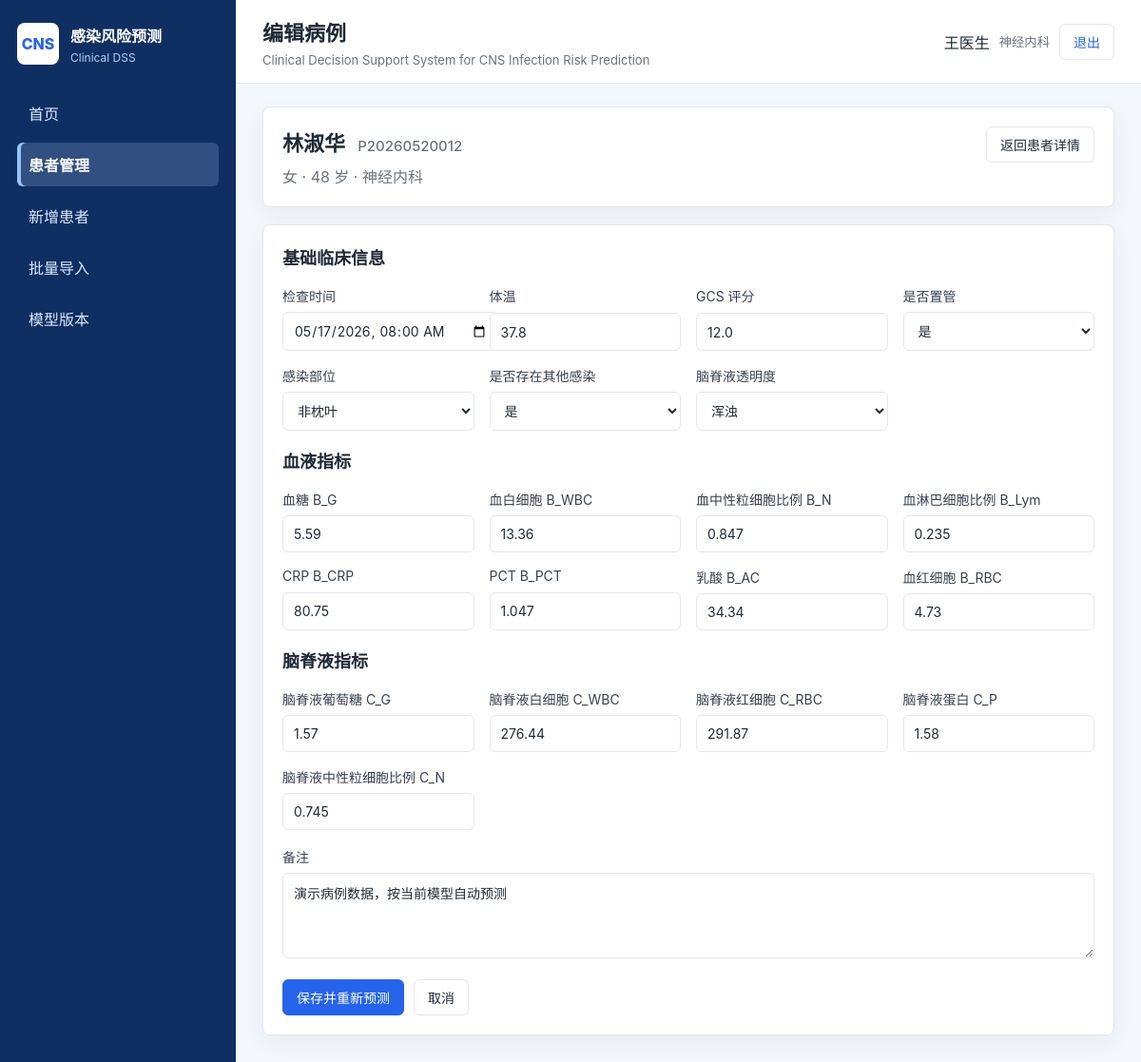
The app's page /cases/185/edit (signed in) with its own data.
### tables this page shows
CREATE TABLE users (
            id INTEGER PRIMARY KEY AUTOINCREMENT,
            username TEXT UNIQUE NOT NULL,
            password_hash TEXT NOT NULL,
            role TEXT NOT NULL,
            real_name TEXT,
            department TEXT,
            created_at TEXT,
            last_login_at TEXT,
            is_active INTEGER DEFAULT 1
        );

CREATE TABLE patients (
            id INTEGER PRIMARY KEY AUTOINCREMENT,
            patient_no TEXT UNIQUE NOT NULL,
            name TEXT NOT NULL,
            sex TEXT NOT NULL,
            age INTEGER NOT NULL,
            department TEXT,
            inpatient_no TEXT,
            outpatient_no TEXT,
            admission_time TEXT,
            remark TEXT,
            current_risk_score REAL,
            current_risk_level TEXT,
            created_at TEXT,
            updated_at TEXT,
            is_deleted INTEGER DEFAULT 0
        );

CREATE TABLE cases (
            id INTEGER PRIMARY KEY AUTOINCREMENT,
            patient_id INTEGER NOT NULL,
            visit_time TEXT NOT NULL,
            doctor_id INTEGER,
            temperature REAL,
            gcs REAL,
            tube TEXT,
            site TEXT,
            other_inf TEXT,
            transparency TEXT,
            B_G REAL,
            B_WBC REAL,
            B_N REAL,
            B_Lym REAL,
            B_CRP REAL,
            B_PCT REAL,
            B_AC REAL,
            B_RBC REAL,
            C_G REAL,
            C_WBC REAL,
            C_RBC REAL,
            C_P REAL,
            C_N REAL,
            remark TEXT,
            created_at TEXT,
            updated_at TEXT,
            is_deleted INTEGER DEFAULT 0,
            FOREIGN KEY(patient_id) REFERENCES patients(id)
        );

### app.py (the view, shortened to what this page needs)
    @app.route("/cases/<int:case_id>/edit", methods=["GET", "POST"])
    @login_required
    @doctor_required
    def case_edit(case_id):
        case = case_model.get_case(case_id)
        if not case:
            flash("病例不存在", "error")
            return redirect(url_for("patients"))
        patient = patient_model.get_patient(case["patient_id"])
        return render_template("case_form.html", patient=patient, case=case_service.row_to_dict(case), mode="edit")

### models/case_model.py (called while the page is built)
def get_case(case_id):
    return get_db().execute(
        """
        SELECT c.*, p.patient_no, p.name AS patient_name, p.sex, p.age, p.department AS patient_department
        FROM cases c
        JOIN patients p ON p.id = c.patient_id
        WHERE c.id = ? AND c.is_deleted = 0
        """,
        (case_id,),
    ).fetchone()

### models/db.py (called while the page is built)
def get_db():
    if "db" not in g:
        g.db = sqlite3.connect(current_app.config["DATABASE"])
        g.db.row_factory = sqlite3.Row
    return g.db

### models/patient_model.py (called while the page is built)
def get_patient(patient_id):
    return get_db().execute(
        "SELECT * FROM patients WHERE id = ? AND is_deleted = 0",
        (patient_id,),
    ).fetchone()

### models/user_model.py (called while the page is built)
def get_user_by_id(user_id):
    return get_db().execute(
        "SELECT * FROM users WHERE id = ? AND is_active = 1",
        (user_id,),
    ).fetchone()

### services/case_service.py (called while the page is built)
def row_to_dict(row):
    return {key: row[key] for key in row.keys()}

### templates/case_form.html (shortened to what this page needs)
{% extends "base.html" %}
{% block page_title %}{{ "编辑病例" if mode == "edit" else "新增病例" }}{% endblock %}
{% block content %}
<section class="card">
    <div class="detail-header">
        <div>
            <h2>{{ patient.name }} <span>{{ patient.patient_no }}</span></h2>
            <p>{{ patient.sex }} · {{ patient.age }} 岁 · {{ patient.department or "未填写科室" }}</p>
        </div>
        <a class="btn" href="{{ url_for('patient_detail', patient_id=patient.id) }}">返回患者详情</a>
    </div>
</section>
<section class="card form-card">
    <form method="post" class="form">
        <h2>基础临床信息</h2>
        <div class="form-grid">
            <label>检查时间 <input name="visit_time" type="datetime-local" value="{{ case.get('visit_time', '') }}" required></label>
            <label>体温 <input name="temperature" type="number" step="0.1" value="{{ case.get('temperature', '') }}"></label>
            <label>GCS 评分 <input name="gcs" type="number" step="0.1" value="{{ case.get('gcs', '') }}"></label>
            <label>是否置管
                <select name="tube">
                    {% for option in ["否", "是"] %}<option value="{{ option }}" {% if case.get('tube') == option %}selected{% endif %}>{{ option }}</option>{% endfor %}
                </select>
            </label>
            <label>感染部位
                <select name="site">
                    {% for option in ["非枕叶", "枕叶"] %}<option value="{{ option }}" {% if case.get('site') == option %}selected{% endif %}>{{ option }}</option>{% endfor %}
                </select>
            </label>
            <label>是否存在其他感染
                <select name="other_inf">
                    {% for option in ["否", "是"] %}<option value="{{ option }}" {% if case.get('other_inf') == option %}selected{% endif %}>{{ option }}</option>{% endfor %}
                </select>
            </label>
            <label>脑脊液透明度
                <select name="transparency">
                    {% for option in ["清亮", "微浑", "浑浊", "血性"] %}<option value="{{ option }}" {% if case.get('transparency') == option %}selected{% endif %}>{{ option }}</option>{% endfor %}
                </select>
            </label>
        </div>
        <h2>血液指标</h2>
        <div class="form-grid">
            <label>血糖 B_G <input name="B_G" type="number" step="0.01" value="{{ case.get('B_G', '') }}"></label>
            <label>血白细胞 B_WBC <input name="B_WBC" type="number" step="0.01" value="{{ case.get('B_WBC', '') }}"></label>
            <label>血中性粒细胞比例 B_N <input name="B_N" type="number" step="0.01" value="{{ case.get('B_N', '') }}"></label>
            <label>血淋巴细胞比例 B_Lym <input name="B_Lym" type="number" step="0.01" value="{{ case.get('B_Lym', '') }}"></label>
            <label>CRP B_CRP <input name="B_CRP" type="number" step="0.01" value="{{ case.get('B_CRP', '') }}"></label>
            <label>PCT B_PCT <input name="B_PCT" type="number" step="0.01" value="{{ case.get('B_PCT', '') }}"></label>
            <label>乳酸 B_AC <input name="B_AC" type="number" step="0.01" value="{{ case.get('B_AC', '') }}"></label>
            <label>血红细胞 B_RBC <input name="B_RBC" type="number" step="0.01" value="{{ case.get('B_RBC', '') }}"></label>
        </div>
        <h2>脑脊液指标</h2>
        <div class="form-grid">
            <label>脑脊液葡萄糖 C_G <input name="C_G" type="number" step="0.01" value="{{ case.get('C_G', '') }}"></label>
            <label>脑脊液白细胞 C_WBC <input name="C_WBC" type="number" step="0.01" value="{{ case.get('C_WBC', '') }}"></label>
            <label>脑脊液红细胞 C_RBC <input name="C_RBC" type="number" step="0.01" value="{{ case.get('C_RBC', '') }}"></label>
            <label>脑脊液蛋白 C_P <input name="C_P" type="number" step="0.01" value="{{ case.get('C_P', '') }}"></label>
            <label>脑脊液中性粒细胞比例 C_N <input name="C_N" type="number" step="0.01" value="{{ case.get('C_N', '') }}"></label>
        </div>
        <label>备注 <textarea name="remark" rows="4">{{ case.get('remark', '') }}</textarea></label>
        <div class="form-actions">
            <button class="btn btn-primary" type="submit">{{ "保存并重新预测" if mode == "edit" else "保存病例并自动预测" }}</button>
            <a class="btn" href="{{ url_for('patient_detail', patient_id=patient.id) }}">取消</a>
        </div>
    </form>
</section>
{% endblock %}

### templates/base.html (shortened to what this page needs)
<!doctype html>
<html lang="zh-CN">
<head>
    <link rel="stylesheet" href="{{ url_for('static', filename='css/style.css', v='20260520-active') }}">
</head>
<body class="{% if not current_user %}login-body{% endif %}">
{% if current_user %}
<div class="app-shell">
    <aside class="sidebar">
        <div class="brand">
            <div class="brand-mark">CNS</div>
            <div>
                <strong>感染风险预测</strong>
                <span>Clinical DSS</span>
            </div>
        </div>
        <nav class="nav">
            {% if current_user.role == 'admin' %}
            <a class="{% if request.endpoint in ['users', 'user_new'] %}active{% endif %}" href="{{ url_for('users') }}">账号管理</a>
            <a class="{% if request.endpoint in ['model_versions', 'model_version_new', 'model_version_enable', 'model_version_delete'] %}active{% endif %}" href="{{ url_for('model_versions') }}">模型版本</a>
            <a class="{% if request.endpoint == 'logs' %}active{% endif %}" href="{{ url_for('logs') }}">操作日志</a>
            {% else %}
            <a class="{% if request.endpoint == 'dashboard' %}active{% endif %}" href="{{ url_for('dashboard') }}">首页</a>
            <a class="{% if request.endpoint in ['patients', 'patient_detail', 'case_new', 'case_detail', 'case_edit', 'case_repredict', 'case_delete', 'prediction_detail', 'report'] %}active{% endif %}" href="{{ url_for('patients') }}">患者管理</a>
            <a class="{% if request.endpoint == 'patient_new' %}active{% endif %}" href="{{ url_for('patient_new') }}">新增患者</a>
            <a class="{% if request.endpoint == 'patient_import' %}active{% endif %}" href="{{ url_for('patient_import') }}">批量导入</a>
            <a class="{% if request.endpoint == 'model_versions' %}active{% endif %}" href="{{ url_for('model_versions') }}">模型版本</a>
            {% endif %}
        </nav>
    </aside>
    <main class="main">
        <header class="topbar">
            <div>
                <h1>{% block page_title %}{{ system_name }}{% endblock %}</h1>
                <p>Clinical Decision Support System for CNS Infection Risk Prediction</p>
            </div>
            <div class="user-box">
                <span>{{ current_user.real_name or current_user.username }}</span>
                <small>{{ current_user.department or current_user.role }}</small>
                <a class="btn btn-ghost" href="{{ url_for('logout') }}">退出</a>
            </div>
        </header>
        <section class="content">
            {% block content %}{% endblock %}
        </section>
    </main>
</div>
{% else %}
    {% block auth_content %}{% endblock %}
{% endif %}
</body>
</html>

### static/css/style.css (style rules this page uses)
:root { --primary: #2563eb; --primary-dark: #1d4ed8; --bg: #f3f6fb; --card: #ffffff; --border: #e5e7eb; --text: #1f2937; --muted: #6b7280; --low: #16a34a; --medium: #f59e0b; --high: #dc2626; }
* { box-sizing: border-box; }
body { margin: 0; font-family: -apple-system, BlinkMacSystemFont, "Segoe UI", "Microsoft YaHei", Arial, sans-serif; color: var(--text); background: var(--bg); }
a { color: var(--primary); text-decoration: none; }
.app-shell { min-height: 100vh; display: flex; }
.sidebar { width: 248px; background: #0f2f63; color: #fff; padding: 24px 18px; flex-shrink: 0; }
.brand { display: flex; gap: 12px; align-items: center; margin-bottom: 28px; }
.brand span { display: block; color: #b8cef4; font-size: 12px; margin-top: 4px; }
.brand-mark { width: 44px; height: 44px; border-radius: 8px; display: grid; place-items: center; background: #fff; color: var(--primary); font-weight: 800; }
.nav { display: grid; gap: 8px; }
.nav a { color: #dbeafe; padding: 11px 12px; border-radius: 6px; }
.nav a.active { background: #314f80; color: #fff; font-weight: 700; box-shadow: inset 4px 0 0 #93c5fd; }
.main { flex: 1; min-width: 0; }
.topbar { height: 88px; display: flex; align-items: center; justify-content: space-between; padding: 0 28px; background: #fff; border-bottom: 1px solid var(--border); }
.topbar h1 { margin: 0; font-size: 22px; letter-spacing: 0; }
.topbar p { margin: 6px 0 0; color: var(--muted); font-size: 13px; }
.user-box { display: flex; align-items: center; gap: 10px; }
.user-box small { color: var(--muted); }
.content { padding: 24px 28px 40px; }
.card, .stat-card { background: var(--card); border: 1px solid var(--border); border-radius: 8px; box-shadow: 0 8px 22px rgba(31, 41, 55, .05); }
.card { padding: 20px; margin-bottom: 18px; }
.card-title h2, .form h2 { margin: 0; font-size: 18px; }
.btn { display: inline-flex; align-items: center; justify-content: center; min-height: 36px; padding: 8px 14px; border: 1px solid var(--border); border-radius: 6px; background: #fff; color: var(--text); cursor: pointer; font-size: 14px; }
.btn-primary { background: var(--primary); color: #fff; border-color: var(--primary); }
.btn-ghost { color: var(--primary); }
input, select, textarea { width: 100%; border: 1px solid var(--border); border-radius: 6px; padding: 10px 11px; background: #fff; color: var(--text); font: inherit; }
textarea { resize: vertical; }
label { display: grid; gap: 7px; color: #374151; font-size: 14px; }
.form { display: grid; gap: 18px; }
.form-grid { display: grid; grid-template-columns: repeat(4, minmax(160px, 1fr)); gap: 16px; }
.form-actions { display: flex; gap: 10px; margin-top: 4px; }
.form-card { max-width: 1180px; }
.detail-header { display: flex; justify-content: space-between; align-items: flex-start; gap: 18px; }
.detail-header h2 { margin: 0 0 8px; font-size: 22px; }
.detail-header h2 span { color: var(--muted); font-size: 15px; font-weight: 500; margin-left: 8px; }
.detail-header p { margin: 0; color: var(--muted); }

### records on screen
users: real_name "王医生", department "神经内科"
patients: name "林淑华", patient_no "P20260520012", sex "女", age "48", department "神经内科"
cases: visit_time "05/17/2026 08:00", temperature "37.8", gcs "12.0", site "非枕叶", transparency "浑浊", B_G "5.59", B_WBC "13.36", B_N "0.847", B_Lym "0.235", B_CRP "80.75", B_PCT "1.047", B_AC "34.34", B_RBC "4.73", C_G "1.57", C_WBC "276.44", C_RBC "291.87", C_P "1.58", C_N "0.745", remark "演示病例数据，按当前模型自动预测"

### other values on screen
{{ "编辑病例" if mode == "edit" else "新增病例" }} "编辑病例"
{{ "保存并重新预测" if mode == "edit" else "保存病例并自动预测" }} "保存并重新预测"
form field tube "是"
form field other_inf "是"
